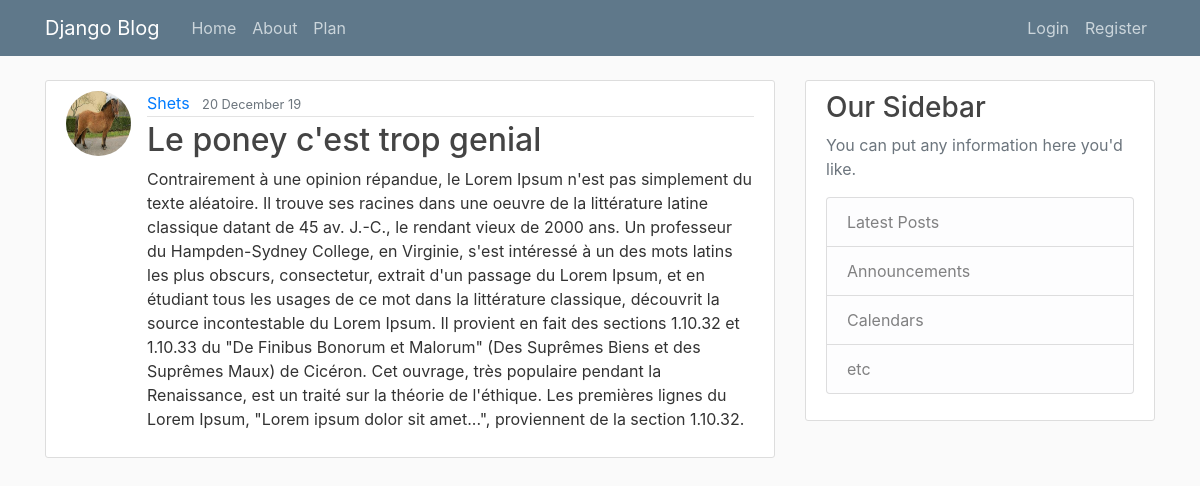
The page /post/34/ on the database its author committed.
### blog/models.py (models this page shows, shortened)
class Post(models.Model):
    title = models.CharField(max_length=100)
    content = models.TextField()
    date_posted = models.DateTimeField(default= timezone.now)
    author = models.ForeignKey(User, on_delete=models.CASCADE )

### users/models.py (models this page shows, shortened)
class Profile(models.Model):
    user = models.OneToOneField(User, on_delete=models.CASCADE)
    image = models.ImageField(default='default.jpg', upload_to='profile_pics')

### blog/views.py (the view)
# urls.py: path('post/<int:pk>/',PostDetailView.as_view(), name='post-detail'),
class PostDetailView(DetailView):
    model = Post

### blog/templates/blog/post_detail.html (shortened to what this page needs)
{% extends 'blog/base.html' %}
{% block content %}
<article class="media content-section">
  <img class ='rounded-circle article-img'src='{{object.author.profile.image.url}}'/>
  <div class="media-body">
    <div class="article-metadata">
      <a class="mr-2" href="{%url 'user-post' object.author.username%}">{{ object.author }}</a>
      <small class="text-muted">{{ object.date_posted|date:"d F y" }}</small>
    </div>
    <h2 class="article-title">{{ object.title }}</h2>
    <p class="article-content">{{ object.content }}</p>
  </div>
</article>
{% endblock content %}

### blog/static/blog/main.css (style rules this page uses)
body { background: #fafafa; color: #333333; margin-top: 5rem; }
h1, h2, h3, h4, h5, h6 { color: #444444; }
.content-section { background: #ffffff; padding: 10px 20px; border: 1px solid #dddddd; border-radius: 3px; margin-bottom: 20px; }
.article-title { color: #444444; }
.article-content { white-space: pre-line; }
.article-img { height: 65px; width: 65px; margin-right: 16px; }
.article-metadata { padding-bottom: 1px; margin-bottom: 4px; border-bottom: 1px solid #e3e3e3 }

### rows shown on the page
Post: author.profile.image (picture), author "Shets", date_posted "20 December 19", title "Le poney c'est trop genial", content "Contrairement à une opinion répandue, le Lorem Ipsum n'est pas simplement du texte aléatoire. Il trouve ses racines dans une oeuvre de la littérature latine classique datant de 45 av. J.-C., le rendant vieux de 2000 ans. Un professeur du Hampden-Sydney College, en Virginie, s'est intéressé à un des mots latins les plus obscurs, consectetur, extrait d'un passage du Lorem Ipsum, et en étudiant tous les usages de ce mot dans la littérature classique, découvrit la source incontestable du Lorem Ipsum. Il provient en fait des sections 1.10.32 et 1.10.33 du \"De Finibus Bonorum et Malorum\" (Des Suprêmes Biens et des Suprêmes Maux) de Cicéron. Cet ouvrage, très populaire pendant la Renaissance, est…"
